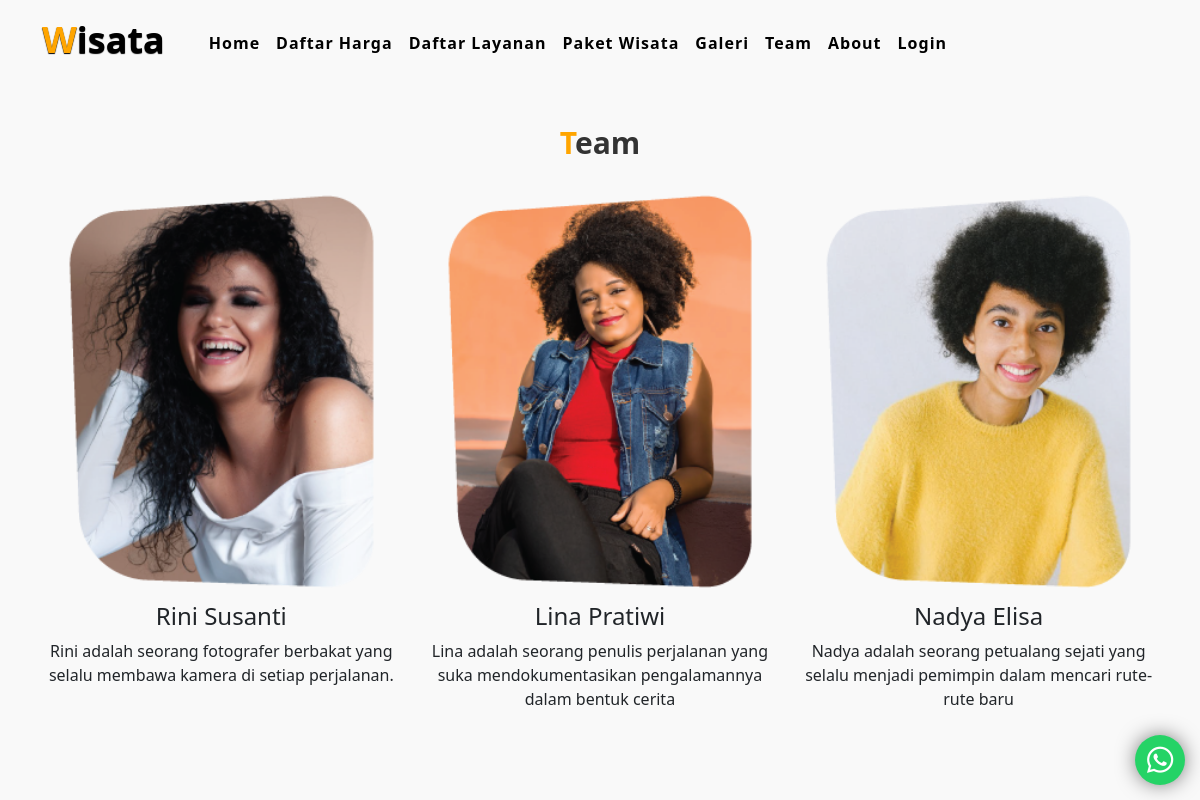
Screenshot of /?detail-team with the database file from the repository.
### tables this page shows
CREATE TABLE `team` (
  `idteam` int(11) NOT NULL,
  `team_name` varchar(255) NOT NULL,
  `team_description` text NOT NULL,
  `cover` varchar(255) NOT NULL
);

### config/function.php (called while the page is built, shortened)
<?php
function base_url()
{
    $base_url = ((isset($_SERVER['HTTPS']) && $_SERVER['HTTPS'] == "on") ? "https" : "http");
    $base_url .= "://" . $_SERVER['HTTP_HOST'];
    $base_url .= str_replace(basename($_SERVER['SCRIPT_NAME']), "", $_SERVER['SCRIPT_NAME']);
    return $base_url;
}

### views/detail_team.php (the view, shortened to what this page needs)
<section id="team" class="mb-5">
		<div class="container">
      <div class="main-txt" style="padding-top: 10px;">
         <h1><span>T</span>eam </h1>
      </div>
		</div>
		<div class="testimonial-box">
			<div class="container">
				<div class="row">
					<div class="col-lg-12">
						<div class="team-slider owl-carousel">
                  <?php
        $query = mysqli_query($con, "SELECT * FROM team ORDER BY idteam DESC") or die(mysqli_error($con));
        while ($row = mysqli_fetch_array($query)):
        ?>
							<div class="single-box text-center">
								<div class="img-area"><img alt="" class="img-fluid move-animation" src="<?=base_url();?>uploads/wisata/team/<?=$row['cover'];?>"></div>
								<div class="info-area">
									<h4><?= $row['team_name']; ?></h4>
									<p><?= $row['team_description']; ?></p>
								</div>
							</div>
                     <?php endwhile ?>
						</div>
					</div>
				</div>
			</div>
		</div>
            </section>

### assets/css/style.css (style rules this page uses)
* { margin: 0; padding: 0; box-sizing: border-box; text-decoration: none; list-style: none; scroll-behavior: smooth; }
body { background: #f9f9f9; }
.main-txt h1 { text-align: center; margin-top: 30px; font-weight: 700; }
.main-txt h1 span { color: orange; }
.main-txt h1 { font-size: 30px; font-weight: bold; color: #333; text-align: center; margin-bottom: 20px; }

### rows the page displays
team: cover (picture), team_name "Rini Susanti", team_description "Rini adalah seorang fotografer berbakat yang selalu membawa kamera di setiap perjalanan."
team: cover (picture), team_name "Lina Pratiwi", team_description "Lina adalah seorang penulis perjalanan yang suka mendokumentasikan pengalamannya dalam bentuk cerita"
team: cover (picture), team_name "Nadya Elisa", team_description "Nadya adalah seorang petualang sejati yang selalu menjadi pemimpin dalam mencari rute-rute baru"
